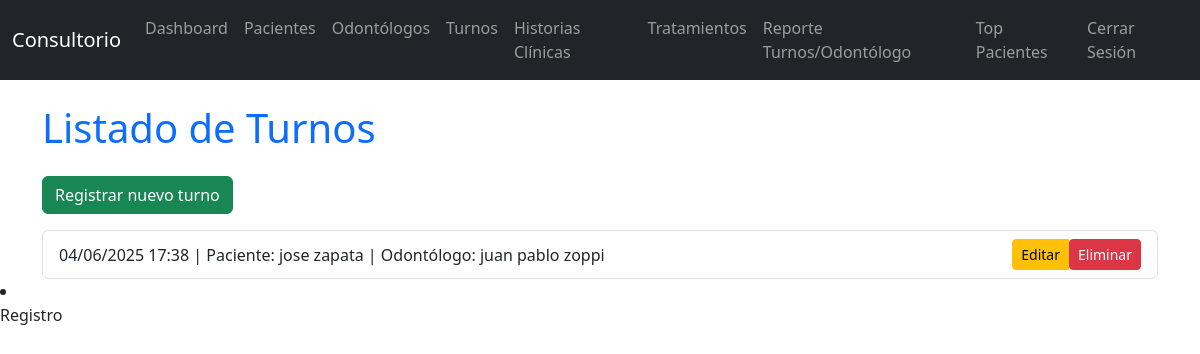
Screenshot of /turnos with the database file from the repository.
### app/models.py (models this page shows, shortened)
class Turno(db.Model):
    id = db.Column(db.Integer, primary_key=True)
    fecha = db.Column(db.DateTime, nullable=False, default=datetime.utcnow)
    paciente_id = db.Column(db.Integer, db.ForeignKey('paciente.id'), nullable=False)
    odontologo_id = db.Column(db.Integer, db.ForeignKey('odontologo.id'), nullable=False)

class Paciente(db.Model):
    id = db.Column(db.Integer, primary_key=True)
    nombre = db.Column(db.String(50), nullable=False)
    apellido = db.Column(db.String(50), nullable=False)
    turnos = db.relationship('Turno', backref='paciente', lazy=True)

class Odontologo(db.Model):
    id = db.Column(db.Integer, primary_key=True)
    nombre = db.Column(db.String(50), nullable=False)
    apellido = db.Column(db.String(50), nullable=False)
    especialidad = db.Column(db.String(100), nullable=False)
    turnos = db.relationship('Turno', backref='odontologo', lazy=True)

### app/routes.py (the view)
@app.route('/turnos')
def turnos():
    lista_turnos = Turno.query.order_by(Turno.fecha).all()
    return render_template('turnos.html', turnos=lista_turnos)

### app/templates/turnos.html (shortened to what this page needs)
{% extends "base.html" %}
{% block content %}
<h1 class="text-primary mb-4">Listado de Turnos</h1>
<a href="{{ url_for('nuevo_turno') }}" class="btn btn-success mb-3">Registrar nuevo turno</a>
    {% if turnos %}
<ul class="list-group">
    {% for turno in turnos %}
    <li class="list-group-item d-flex justify-content-between align-items-center">
        {{ turno.fecha.strftime('%d/%m/%Y %H:%M') }} |
        Paciente: {{ turno.paciente.nombre }} {{ turno.paciente.apellido }} |
        Odontólogo: {{ turno.odontologo.nombre }} {{ turno.odontologo.apellido }}
        <div class="btn-group">
            <a href="{{ url_for('editar_turno', id=turno.id) }}" class="btn btn-sm btn-warning">Editar</a>
            <form method="POST" action="{{ url_for('eliminar_turno', id=turno.id) }}" style="display:inline;" onsubmit="return confirm('¿Seguro que deseas eliminar este turno?');">
                <button type="submit" class="btn btn-sm btn-danger">Eliminar</button>
            </form>
        </div>
    </li>
    {% endfor %}
</ul>
    {% else %}
<div class="alert alert-info">No hay turnos registrados aún.</div>
    {% endif %}
{% endblock %}

### rows the page displays
Turno: fecha "04/06/2025 17:38", paciente.nombre "jose", paciente.apellido "zapata", odontologo.nombre "juan pablo", odontologo.apellido "zoppi"
